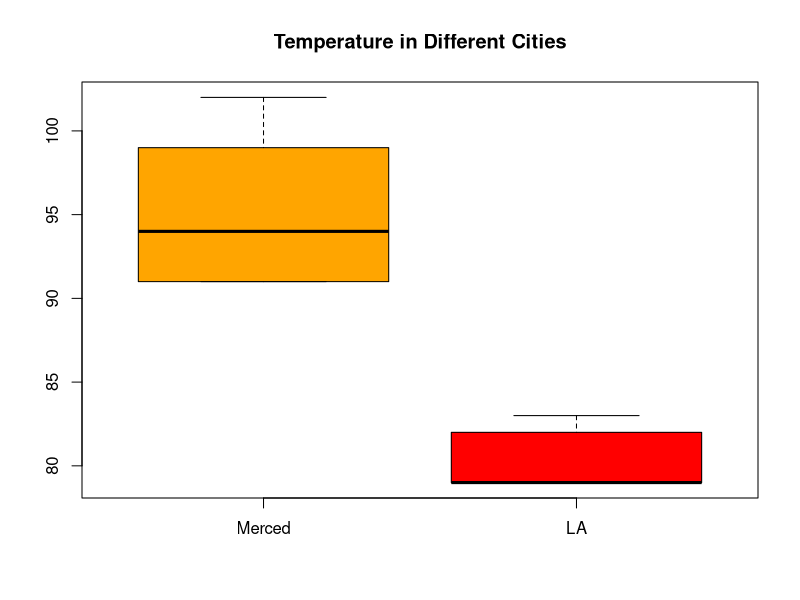
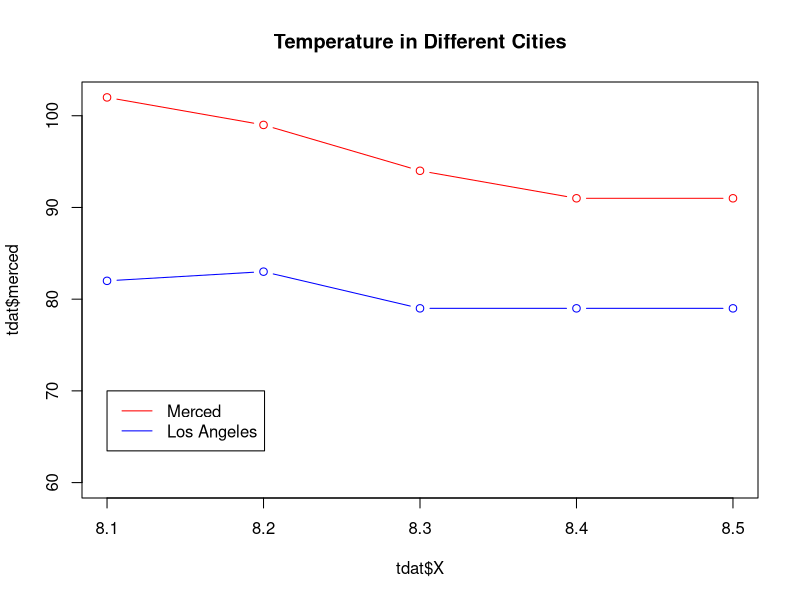

The R source for these figures, in order:
#Goal: (1) Illustrate how to create a data frame in three different ways
#      (2) Show how to use a data.frame
 
##############################################
# Method 1: Convert a Matrix to a Data Frame #
##############################################

#Step 1: Populate a matrix with values
temps = matrix(0,nrow=5,ncol=5)
temps[,1] = c(102,99,94,91,91)
temps[,2] = c(71,85,67,68,68)
temps[,3] = c(82,83,79,79,79)
temps[,4] = c(112,110,108,104,104)
temps[,5] = c(82,78,71,84,82)

#Step 2: Create a data.frame with named columns
#        Rows: Dates (Aug1, Aug2, Aug3, Aug4, Aug5)
#        Columns: City Name
tdat = data.frame(temps)
rownames(tdat) = c("8.1","8.2","8.3","8.4","8.5")
colnames(tdat) =c("merced","sf","la","vegas","seattle")

print(tdat)

############################################
# Method 2: Create a Data Frame from Rows  #
############################################

merced = c(102,99,94,91,91)
sf = c(71,85,67,68,68)
la = c(82,83,79,79,79)
vegas = c(112,110,108,104,104)
seattle = c(82,78,71,84,82)
tdat = data.frame(merced,sf,la,vegas,seattle)
rownames(tdat) =  c("8.1","8.2","8.3","8.4","8.5") 

print(tdat)

#############################################
# Method 3: Read Data Frame in from a File  #
#############################################

tdat = read.csv(file="temps.csv", header=TRUE, sep=",")

print(tdat)

#######################
# Uses of Data Frames #
#######################

#Access a row and calculate a quantity:
meanMerced = mean(tdat$merced);

cat("Mean Temperature in Merced ", " = ",meanMerced,"\n")

#######################################
# Create a BoxPlot (Paired Histogram) #
#######################################

boxplot(tdat$merced, tdat$la, main = "Temperature in Different Cities", names=c("Merced","LA"), col = c("orange","red"))

#############################
# Create a Time Series Plot #
#############################

plot(tdat$X,tdat$merced,  type='b',main = "Temperature in Different Cities",ylim=c(60,102),col="red")
lines(tdat$X,tdat$la, col="blue", type="b")
legend(8.1,70, legend=c("Merced", "Los Angeles"), col=c("red", "blue"), lty=1:1)


